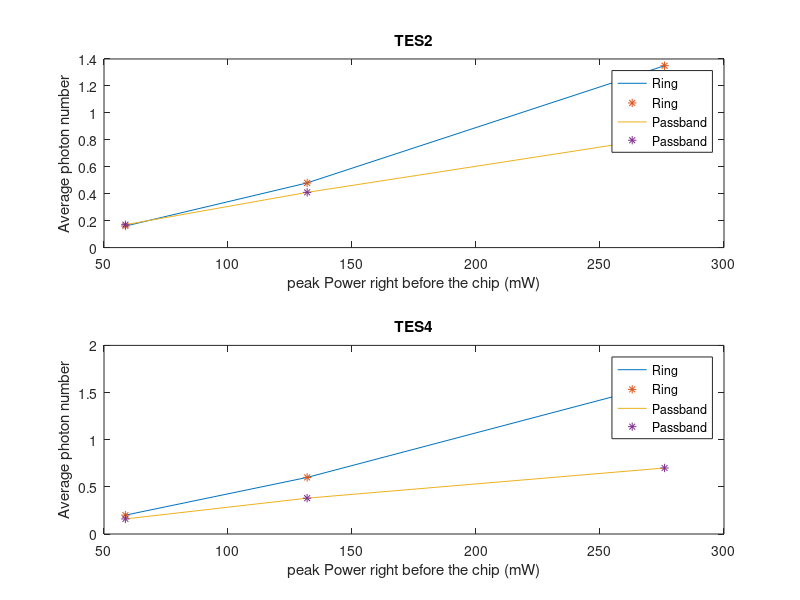

The MATLAB script that drew this image:

%%plotting Sep 15 data, power scaling


 N_avg_passband=[.17,.41,.82;.16,.38,.7];
 N_avg_Ring=[.16,.48,1.35;.20,.6,1.6];
 power=[400,460,1600];
 %powers are multiplied by these factors to calculate the power before the chip. 100 is for 99/1 splitter, 200 is to convert average power to the peak power, and 2 db loss for measurement fiber..001 is to convert  uw to mW. to 100*200*exp(.2)*.001
 power_passband=100*200*exp(.2)*.001*[2.400,5.400,11.300];
 
 for i=1:2
     subplot(2,1,i)
     hold off
  plot(power_passband,(N_avg_Ring(i,:)))
  hold on
  plot(power_passband,(N_avg_Ring(i,:)),'*')
  title(['TES',num2str(2*i)])
  plot(power_passband,(N_avg_passband(i,:)))
  plot(power_passband,(N_avg_passband(i,:)),'*')
  xlabel('peak Power right before the chip (mW)')
  ylabel('Average photon number')
  legend('Ring','Ring','Passband','Passband')
 end